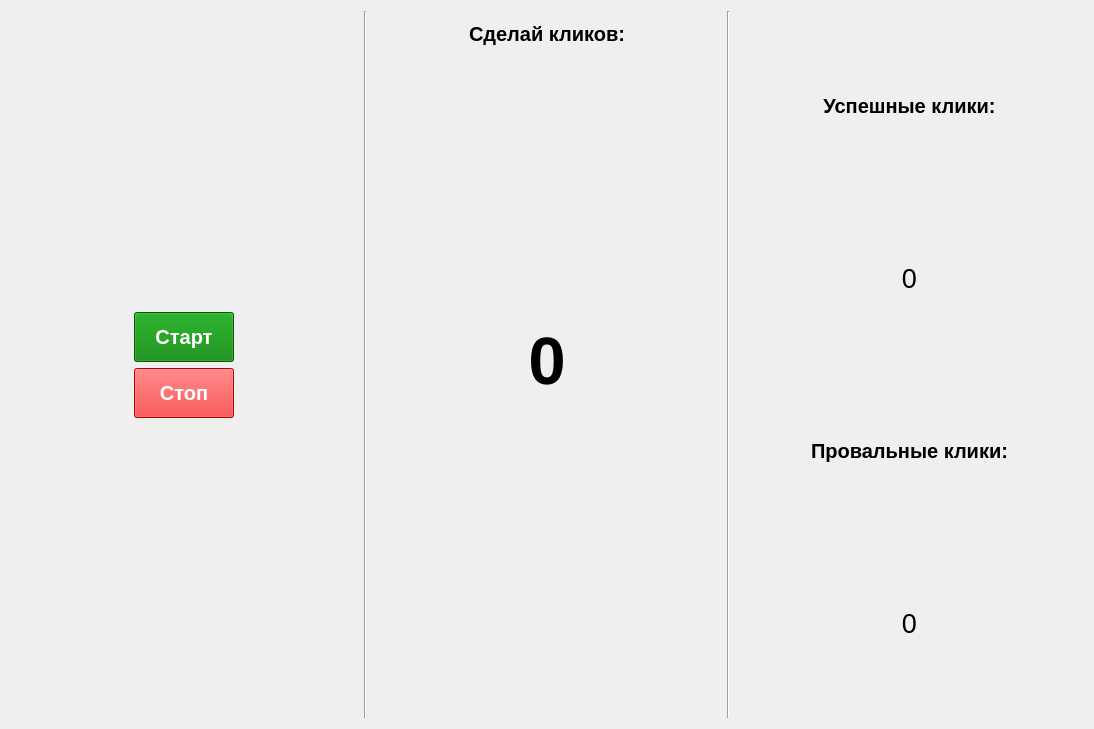
<?xml version="1.0" encoding="UTF-8"?>
<ui version="4.0">
 <class>MainWindow</class>
 <widget class="QMainWindow" name="MainWindow">
  <property name="geometry">
   <rect>
    <x>0</x>
    <y>0</y>
    <width>1094</width>
    <height>729</height>
   </rect>
  </property>
  <property name="windowTitle">
   <string>MainWindow</string>
  </property>
  <widget class="QWidget" name="centralWidget">
   <layout class="QGridLayout" name="gridLayout">
    <item row="0" column="0">
     <widget class="QWidget" name="widget" native="true">
      <layout class="QGridLayout" name="gridLayout_3">
       <item row="0" column="0">
        <spacer name="verticalSpacer_3">
         <property name="orientation">
          <enum>Qt::Vertical</enum>
         </property>
         <property name="sizeHint" stdset="0">
          <size>
           <width>20</width>
           <height>40</height>
          </size>
         </property>
        </spacer>
       </item>
       <item row="2" column="0">
        <widget class="QPushButton" name="stopBtn">
         <property name="minimumSize">
          <size>
           <width>0</width>
           <height>50</height>
          </size>
         </property>
         <property name="maximumSize">
          <size>
           <width>100</width>
           <height>16777215</height>
          </size>
         </property>
         <property name="font">
          <font>
           <pointsize>15</pointsize>
           <weight>75</weight>
           <bold>true</bold>
          </font>
         </property>
         <property name="styleSheet">
          <string notr="true">QPushButton 
{ 
color: white;
background-color: red;
}</string>
         </property>
         <property name="text">
          <string>Стоп</string>
         </property>
        </widget>
       </item>
       <item row="1" column="0">
        <widget class="QPushButton" name="startBtn">
         <property name="minimumSize">
          <size>
           <width>0</width>
           <height>50</height>
          </size>
         </property>
         <property name="maximumSize">
          <size>
           <width>100</width>
           <height>16777215</height>
          </size>
         </property>
         <property name="font">
          <font>
           <pointsize>15</pointsize>
           <weight>75</weight>
           <bold>true</bold>
          </font>
         </property>
         <property name="styleSheet">
          <string notr="true">QPushButton 
{ 
color: white;
background-color: green;
}</string>
         </property>
         <property name="text">
          <string>Старт</string>
         </property>
        </widget>
       </item>
       <item row="3" column="0">
        <spacer name="verticalSpacer_4">
         <property name="orientation">
          <enum>Qt::Vertical</enum>
         </property>
         <property name="sizeHint" stdset="0">
          <size>
           <width>20</width>
           <height>40</height>
          </size>
         </property>
        </spacer>
       </item>
      </layout>
     </widget>
    </item>
    <item row="0" column="4">
     <widget class="QWidget" name="widget_3" native="true">
      <layout class="QGridLayout" name="gridLayout_4">
       <item row="3" column="0">
        <widget class="QLabel" name="not_ok">
         <property name="font">
          <font>
           <pointsize>15</pointsize>
           <weight>75</weight>
           <bold>true</bold>
          </font>
         </property>
         <property name="text">
          <string>Провальные клики:</string>
         </property>
         <property name="alignment">
          <set>Qt::AlignCenter</set>
         </property>
        </widget>
       </item>
       <item row="2" column="0">
        <widget class="QLabel" name="successful">
         <property name="font">
          <font>
           <pointsize>20</pointsize>
          </font>
         </property>
         <property name="text">
          <string>0</string>
         </property>
         <property name="alignment">
          <set>Qt::AlignCenter</set>
         </property>
        </widget>
       </item>
       <item row="0" column="0">
        <widget class="QLabel" name="ok">
         <property name="font">
          <font>
           <pointsize>15</pointsize>
           <weight>75</weight>
           <bold>true</bold>
          </font>
         </property>
         <property name="text">
          <string>Успешные клики:</string>
         </property>
         <property name="alignment">
          <set>Qt::AlignCenter</set>
         </property>
        </widget>
       </item>
       <item row="4" column="0">
        <widget class="QLabel" name="failed">
         <property name="font">
          <font>
           <pointsize>20</pointsize>
          </font>
         </property>
         <property name="text">
          <string>0</string>
         </property>
         <property name="alignment">
          <set>Qt::AlignCenter</set>
         </property>
        </widget>
       </item>
      </layout>
     </widget>
    </item>
    <item row="0" column="2">
     <widget class="QWidget" name="widget_2" native="true">
      <layout class="QGridLayout" name="gridLayout_2">
       <item row="2" column="0">
        <widget class="QLabel" name="clicks">
         <property name="font">
          <font>
           <pointsize>50</pointsize>
           <weight>75</weight>
           <bold>true</bold>
          </font>
         </property>
         <property name="text">
          <string>0</string>
         </property>
         <property name="alignment">
          <set>Qt::AlignCenter</set>
         </property>
        </widget>
       </item>
       <item row="4" column="0">
        <widget class="QLabel" name="statusLabel">
         <property name="font">
          <font>
           <pointsize>20</pointsize>
          </font>
         </property>
         <property name="text">
          <string/>
         </property>
         <property name="alignment">
          <set>Qt::AlignCenter</set>
         </property>
        </widget>
       </item>
       <item row="1" column="0">
        <spacer name="verticalSpacer_2">
         <property name="orientation">
          <enum>Qt::Vertical</enum>
         </property>
         <property name="sizeHint" stdset="0">
          <size>
           <width>20</width>
           <height>40</height>
          </size>
         </property>
        </spacer>
       </item>
       <item row="3" column="0">
        <spacer name="verticalSpacer">
         <property name="orientation">
          <enum>Qt::Vertical</enum>
         </property>
         <property name="sizeHint" stdset="0">
          <size>
           <width>20</width>
           <height>40</height>
          </size>
         </property>
        </spacer>
       </item>
       <item row="0" column="0">
        <widget class="QLabel" name="label">
         <property name="font">
          <font>
           <pointsize>15</pointsize>
           <weight>75</weight>
           <bold>true</bold>
          </font>
         </property>
         <property name="text">
          <string>Сделай кликов:</string>
         </property>
         <property name="alignment">
          <set>Qt::AlignCenter</set>
         </property>
        </widget>
       </item>
      </layout>
     </widget>
    </item>
    <item row="0" column="1">
     <widget class="Line" name="line">
      <property name="orientation">
       <enum>Qt::Vertical</enum>
      </property>
     </widget>
    </item>
    <item row="0" column="3">
     <widget class="Line" name="line_2">
      <property name="orientation">
       <enum>Qt::Vertical</enum>
      </property>
     </widget>
    </item>
   </layout>
  </widget>
  <widget class="QMenuBar" name="menuBar">
   <property name="geometry">
    <rect>
     <x>0</x>
     <y>0</y>
     <width>1094</width>
     <height>23</height>
    </rect>
   </property>
  </widget>
 </widget>
 <layoutdefault spacing="6" margin="11"/>
 <resources/>
 <connections/>
</ui>
